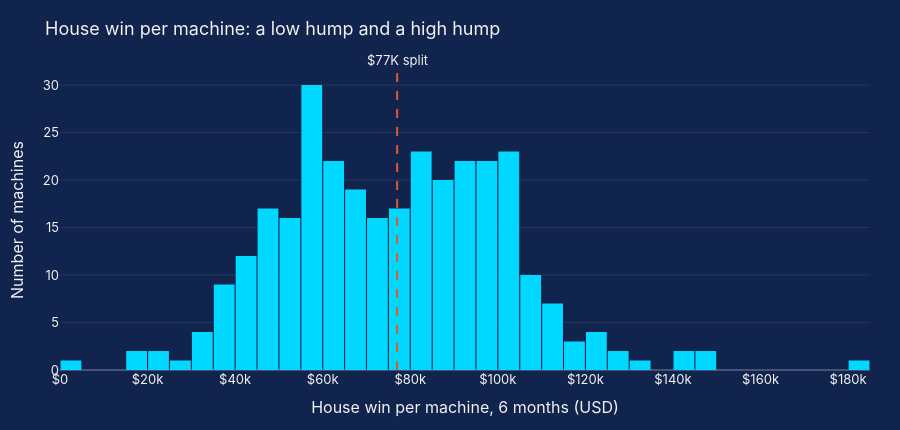
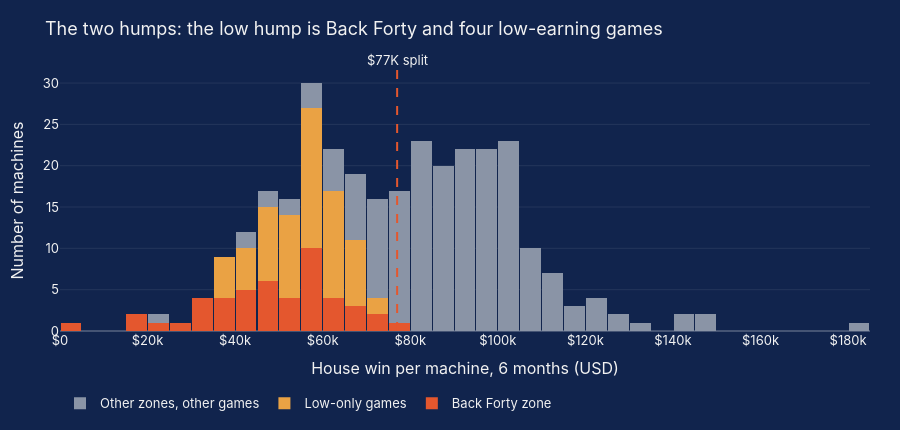
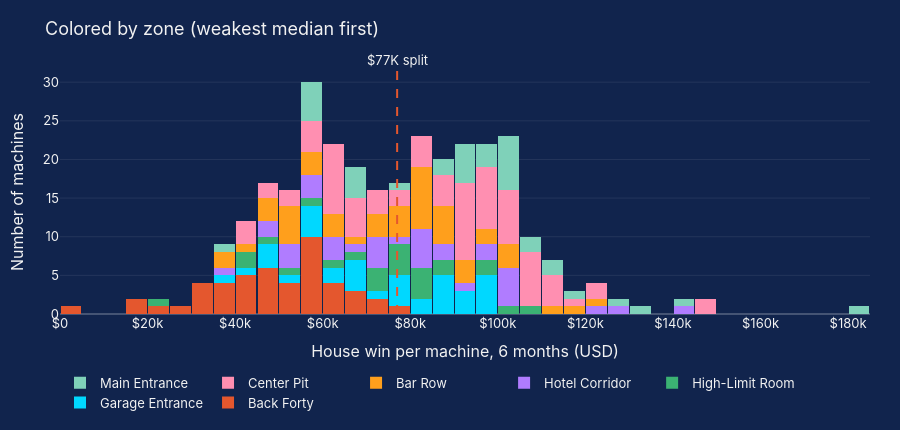

These figures' notebook cell, in order:
### Markdown cell above
### 2.2 The two humps: Back Forty and four low-earning games

### Code cell
daily = load("data/1_prepared_views/prepared_daily_view.parquet")
d = daily[daily["active"]]

m = d.groupby("machine_id").agg(
    house_win=("house_win_usd", "sum"),
    zone=("zone_name", "last"),
    theme=("theme", "first"),
)

low_games = ["Aurora Link", "Comet Cash", "Lucky Lanterns", "Royal Draw"]
m["category"] = "Other zones, other games"
m.loc[m["theme"].isin(low_games), "category"] = "Low-only games"
m.loc[m["zone"] == "Back Forty", "category"] = "Back Forty zone"

BINS = dict(start=0, end=190_000, size=5_000)

def humps(traces, title, name):
    fig = go.Figure(traces)
    fig.add_vline(x=77_000, line_dash="dash", line_color=RED, annotation_text="$77K split", annotation_position="top")
    fig.update_layout(barmode="stack", bargap=0.05, title=title, xaxis_title="House win per machine, 6 months (USD)",
                      yaxis_title="Number of machines", xaxis_tickprefix="$", legend=dict(orientation="h", y=-0.22))
    save(fig, name, height=430)

# 1) Original histogram with the split line
humps([go.Histogram(x=m["house_win"], xbins=BINS, marker_color=CYAN, name="All machines")],
      "House win per machine: a low hump and a high hump", "house_win_split")

# 2) Colored by Back Forty / low-only games / everything else
groups = {"Back Forty zone": RED, "Low-only games": GOLD, "Other zones, other games": GREY}
humps([go.Histogram(x=m.loc[m["category"] == g, "house_win"], xbins=BINS, name=g, marker_color=c)
       for g, c in groups.items()],
      "The two humps: the low hump is Back Forty and four low-earning games", "two_humps")

# 3) Colored by every zone, ordered from weakest to strongest median
zone_order = m.groupby("zone")["house_win"].median().sort_values().index
other_colors = [CYAN, GREEN, PURPLE, ORANGE, "#FF8FB1", "#7FD1B9", GOLD]
zone_colors, i = {}, 0
for z in zone_order:
    if z == "Back Forty":
        zone_colors[z] = RED
    else:
        zone_colors[z] = other_colors[i % len(other_colors)]
        i += 1
humps([go.Histogram(x=m.loc[m["zone"] == z, "house_win"], xbins=BINS, name=z, marker_color=zone_colors[z])
       for z in zone_order],
      "Colored by zone (weakest median first)", "house_win_by_zone")

print(m["category"].value_counts())

### Figure 1 — Plotly figure (JSON) as saved in the notebook; plotly's stock layout.template omitted (floating-point values rounded to 4 significant figures; data arrays with more than 128 entries replaced by an {"elided": "..."} marker saying what was removed)
{"data": [{"marker": {"color": "#00D8FF"}, "name": "All machines", "type": "histogram", "x": {"elided": "310 float values"}, "xbins": {"end": 190000, "size": 5000, "start": 0}}], "layout": {"annotations": [{"showarrow": false, "text": "$77K split", "x": 77000, "xanchor": "center", "xref": "x", "y": 1, "yanchor": "bottom", "yref": "y domain"}], "bargap": 0.05, "barmode": "stack", "height": 430, "legend": {"orientation": "h", "y": -0.22}, "shapes": [{"line": {"color": "#E4572E", "dash": "dash"}, "type": "line", "x0": 77000, "x1": 77000, "xref": "x", "y0": 0, "y1": 1, "yref": "y domain"}], "title": {"text": "House win per machine: a low hump and a high hump"}, "xaxis": {"tickprefix": "$", "title": {"text": "House win per machine, 6 months (USD)"}}, "yaxis": {"title": {"text": "Number of machines"}}}}

### Figure 2 — Plotly figure (JSON) as saved in the notebook; plotly's stock layout.template omitted (floating-point values rounded to 4 significant figures; data arrays with more than 128 entries replaced by an {"elided": "..."} marker saying what was removed)
{"data": [{"marker": {"color": "#E4572E"}, "name": "Back Forty zone", "type": "histogram", "x": [56700.0, 55730.0, 31940.0, 48430.0, 30300.0, 59960.0, 44200.0, 66460.0, 37330.0, 41430.0, 50800.0, 36260.0, 55230.0, 64170.0, 69660.0, 47960.0, 57510.0, 67990.0, 16360.0, 42110.0, 58090.0, 48770.0, 51370.0, 77220.0, 60480.0, 44940.0, 15800.0, 42540.0, 30390.0, 71690.0, 26980.0, 39150.0, 55860.0, 59360.0, 54210.0, 48800.0, 58380.0, 54550.0, 59990.0, 74130.0, 46320.0, 60070.0, 47170.0, 24930.0, 36180.0, 32070.0, 60240.0, 3573.0], "xbins": {"end": 190000, "size": 5000, "start": 0}}, {"marker": {"color": "#EAA244"}, "name": "Low-only games", "type": "histogram", "x": [47900.0, 60500.0, 64450.0, 69740.0, 48450.0, 58020.0, 42000.0, 48450.0, 62050.0, 55160.0, 37220.0, 61180.0, 47920.0, 41280.0, 52130.0, 67180.0, 65540.0, 58140.0, 56420.0, 59390.0, 39590.0, 66640.0, 56700.0, 50170.0, 58290.0, 52080.0, 63840.0, 58770.0, 55430.0, 55790.0, 64200.0, 37100.0, 55510.0, 49750.0, 44120.0, 57890.0, 36460.0, 44400.0, 53410.0, 38540.0, 47510.0, 48960.0, 52980.0, 54290.0, 52500.0, 59140.0, 55640.0, 42800.0, 53330.0, 58510.0, 50170.0, 67310.0, 49550.0, 53170.0, 64850.0, 60870.0, 45590.0, 57090.0, 61430.0, 62490.0, 55210.0, 72080.0, 64670.0, 68900.0, 62160.0, 67950.0, 67370.0, 71090.0, 64670.0], "xbins": {"end": 190000, "size": 5000, "start": 0}}, {"marker": {"color": "#8A94A6"}, "name": "Other zones, other games", "type": "histogram", "x": {"elided": "193 float values"}, "xbins": {"end": 190000, "size": 5000, "start": 0}}], "layout": {"annotations": [{"showarrow": false, "text": "$77K split", "x": 77000, "xanchor": "center", "xref": "x", "y": 1, "yanchor": "bottom", "yref": "y domain"}], "bargap": 0.05, "barmode": "stack", "height": 430, "legend": {"orientation": "h", "y": -0.22}, "shapes": [{"line": {"color": "#E4572E", "dash": "dash"}, "type": "line", "x0": 77000, "x1": 77000, "xref": "x", "y0": 0, "y1": 1, "yref": "y domain"}], "title": {"text": "The two humps: the low hump is Back Forty and four low-earning games"}, "xaxis": {"tickprefix": "$", "title": {"text": "House win per machine, 6 months (USD)"}}, "yaxis": {"title": {"text": "Number of machines"}}}}

### Figure 3 — Plotly figure (JSON) as saved in the notebook; plotly's stock layout.template omitted (floating-point values rounded to 4 significant figures)
{"data": [{"marker": {"color": "#E4572E"}, "name": "Back Forty", "type": "histogram", "x": [56700.0, 55730.0, 31940.0, 48430.0, 30300.0, 59960.0, 44200.0, 66460.0, 37330.0, 41430.0, 50800.0, 36260.0, 55230.0, 64170.0, 69660.0, 47960.0, 57510.0, 67990.0, 16360.0, 42110.0, 58090.0, 48770.0, 51370.0, 77220.0, 60480.0, 44940.0, 15800.0, 42540.0, 30390.0, 71690.0, 26980.0, 39150.0, 55860.0, 59360.0, 54210.0, 48800.0, 58380.0, 54550.0, 59990.0, 74130.0, 46320.0, 60070.0, 47170.0, 24930.0, 36180.0, 32070.0, 60240.0, 3573.0], "xbins": {"end": 190000, "size": 5000, "start": 0}}, {"marker": {"color": "#00D8FF"}, "name": "Garage Entrance", "type": "histogram", "x": [61390.0, 66150.0, 60500.0, 77150.0, 58020.0, 88550.0, 74730.0, 66830.0, 47920.0, 52130.0, 57510.0, 96860.0, 95130.0, 88220.0, 81170.0, 69850.0, 92240.0, 93030.0, 95430.0, 37100.0, 55510.0, 92570.0, 78600.0, 84120.0, 86560.0, 77650.0, 47510.0, 96820.0, 48960.0, 96650.0, 55640.0, 79720.0, 42800.0, 86800.0, 66540.0, 86030.0], "xbins": {"end": 190000, "size": 5000, "start": 0}}, {"marker": {"color": "#3BB273"}, "name": "High-Limit Room", "type": "histogram", "x": [80560.0, 88710.0, 97890.0, 83020.0, 87160.0, 79020.0, 57510.0, 73690.0, 42360.0, 61000.0, 84300.0, 76100.0, 20050.0, 99180.0, 107200.0, 78220.0, 102000.0, 77540.0, 80140.0, 54920.0, 67220.0, 72910.0, 47880.0, 73730.0, 44830.0], "xbins": {"end": 190000, "size": 5000, "start": 0}}, {"marker": {"color": "#B07CFF"}, "name": "Hotel Corridor", "type": "histogram", "x": [70140.0, 91230.0, 81800.0, 82650.0, 75560.0, 101000.0, 69750.0, 58140.0, 59390.0, 103500.0, 39590.0, 56700.0, 102100.0, 81550.0, 80380.0, 70270.0, 100400.0, 89230.0, 64530.0, 99270.0, 71650.0, 127700.0, 144700.0, 73000.0, 86720.0, 81080.0, 95790.0, 104400.0, 53330.0, 50170.0, 49550.0, 53170.0, 60870.0, 122400.0, 49090.0, 62490.0], "xbins": {"end": 190000, "size": 5000, "start": 0}}, {"marker": {"color": "#FF9F1C"}, "name": "Bar Row", "type": "histogram", "x": [87980.0, 84820.0, 95440.0, 48450.0, 122600.0, 70290.0, 48450.0, 37220.0, 84430.0, 102100.0, 41280.0, 83090.0, 75400.0, 116000.0, 103100.0, 80210.0, 52080.0, 63840.0, 68910.0, 73410.0, 73280.0, 84200.0, 55790.0, 53610.0, 95270.0, 88950.0, 94870.0, 49750.0, 94570.0, 77010.0, 84120.0, 36460.0, 87170.0, 89050.0, 103900.0, 92050.0, 63390.0, 52980.0, 54290.0, 63420.0, 52500.0, 59140.0, 78800.0, 114400.0, 83750.0, 80460.0, 75380.0, 89230.0, 57090.0], "xbins": {"end": 190000, "size": 5000, "start": 0}}, {"marker": {"color": "#FF8FB1"}, "name": "Center Pit", "type": "histogram", "x": [47900.0, 59630.0, 121700.0, 64450.0, 102800.0, 88920.0, 101600.0, 97030.0, 113300.0, 42000.0, 102300.0, 77530.0, 62050.0, 98760.0, 84840.0, 94220.0, 61180.0, 72190.0, 109000.0, 67180.0, 105200.0, 56420.0, 148500.0, 76290.0, 95750.0, 105800.0, 94640.0, 97400.0, 91840.0, 66640.0, 93180.0, 114100.0, 89850.0, 50170.0, 115700.0, 94680.0, 95730.0, 58770.0, 55430.0, 64200.0, 81450.0, 107800.0, 44120.0, 86880.0, 44400.0, 53410.0, 91570.0, 100100.0, 99110.0, 94250.0, 146600.0, 92390.0, 110800.0, 80660.0, 94170.0, 96870.0, 105600.0, 121100.0, 91960.0, 107700.0, 100700.0, 110500.0, 102800.0, 107300.0, 64850.0, 83050.0, 85060.0, 45590.0, 103500.0, 97420.0, 61430.0, 72080.0, 64670.0, 68900.0, 62160.0, 67950.0, 67370.0, 71090.0, 64670.0], "xbins": {"end": 190000, "size": 5000, "start": 0}}, {"marker": {"color": "#7FD1B9"}, "name": "Main Entrance", "type": "histogram", "x": [104800.0, 69740.0, 67360.0, 93750.0, 93990.0, 55160.0, 104500.0, 65540.0, 140500.0, 116800.0, 58290.0, 101800.0, 104300.0, 85890.0, 91590.0, 102900.0, 134000.0, 100400.0, 87830.0, 57890.0, 107000.0, 103100.0, 92160.0, 38540.0, 106000.0, 95440.0, 95480.0, 76610.0, 58510.0, 183900.0, 67310.0, 97320.0, 111100.0, 92340.0, 125500.0, 114000.0, 55210.0], "xbins": {"end": 190000, "size": 5000, "start": 0}}], "layout": {"annotations": [{"showarrow": false, "text": "$77K split", "x": 77000, "xanchor": "center", "xref": "x", "y": 1, "yanchor": "bottom", "yref": "y domain"}], "bargap": 0.05, "barmode": "stack", "height": 430, "legend": {"orientation": "h", "y": -0.22}, "shapes": [{"line": {"color": "#E4572E", "dash": "dash"}, "type": "line", "x0": 77000, "x1": 77000, "xref": "x", "y0": 0, "y1": 1, "yref": "y domain"}], "title": {"text": "Colored by zone (weakest median first)"}, "xaxis": {"tickprefix": "$", "title": {"text": "House win per machine, 6 months (USD)"}}, "yaxis": {"title": {"text": "Number of machines"}}}}
